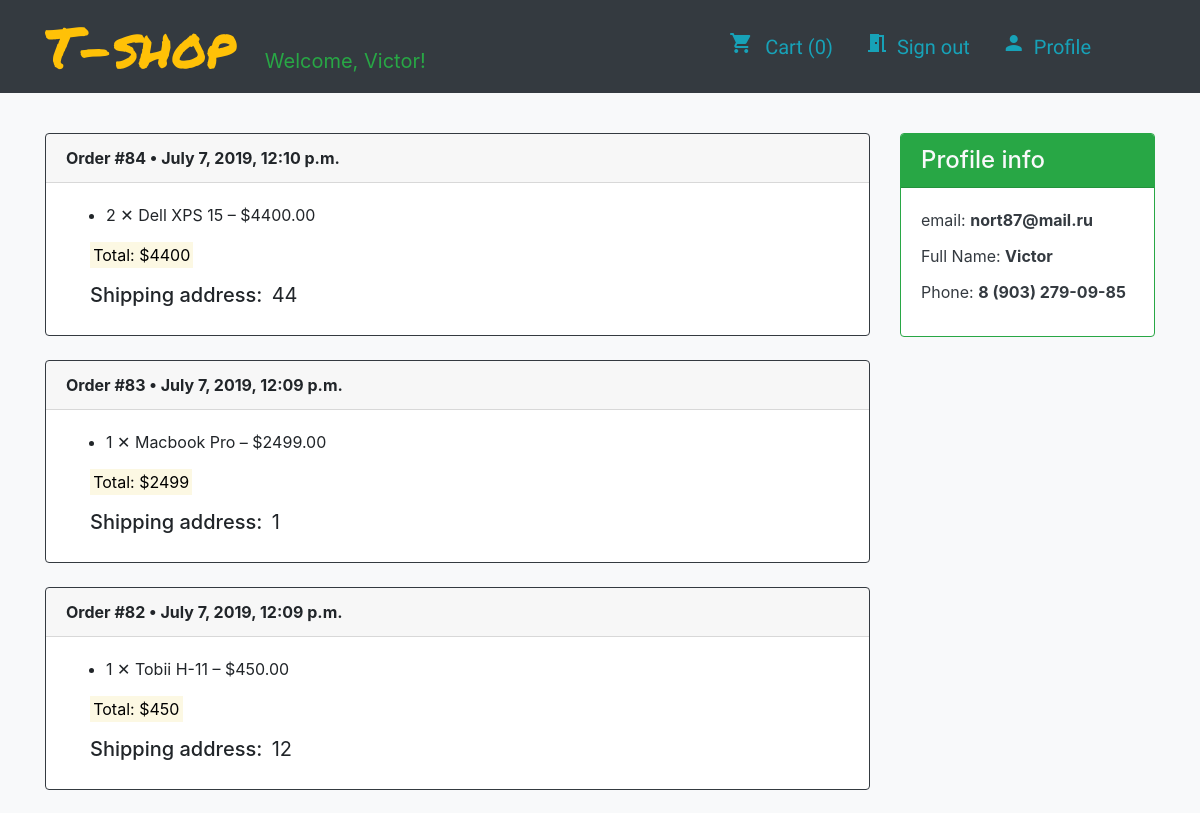
Before: /profile/ (signed in, upper part) with the older database file.
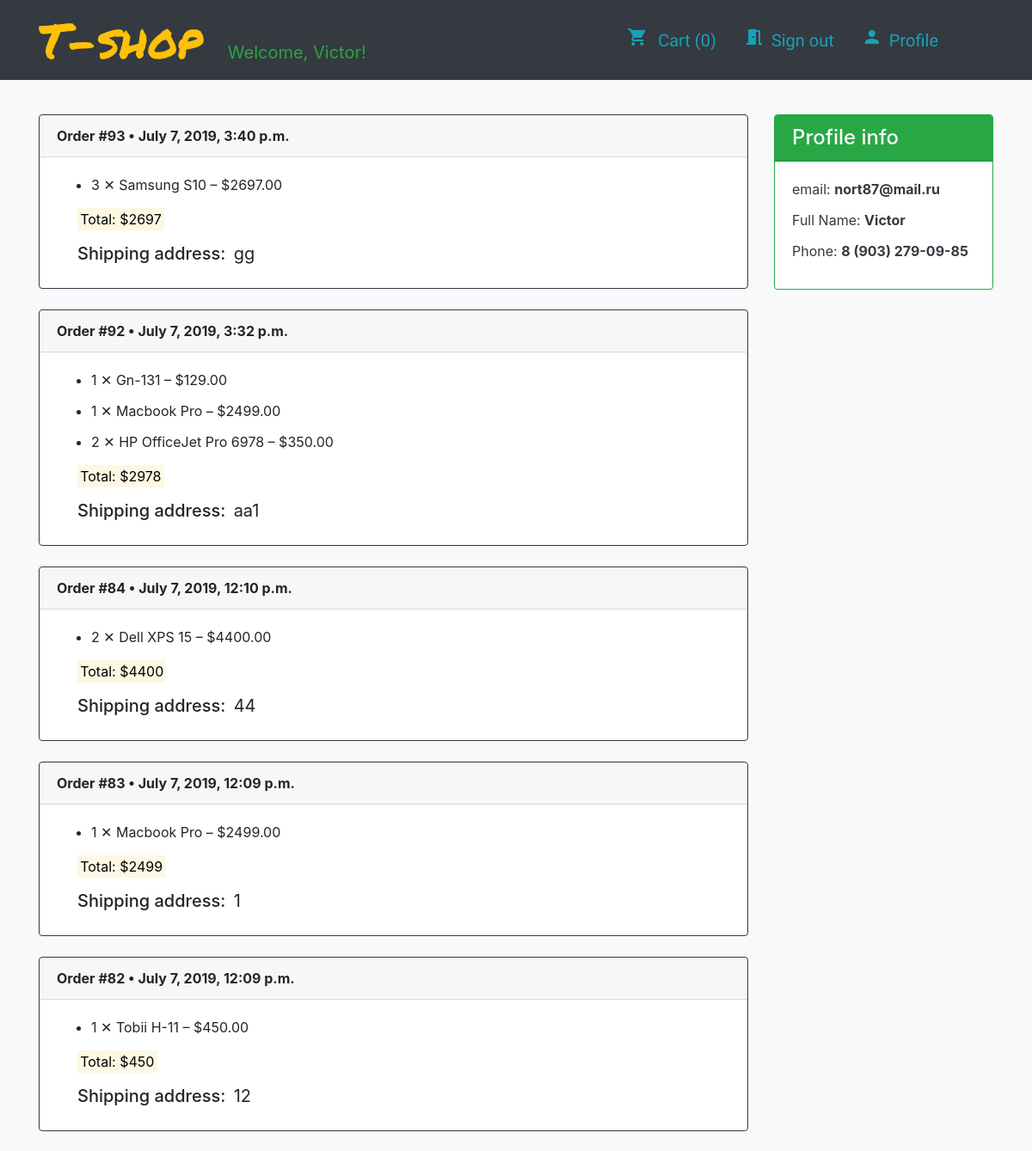
After: the same page with the newer database file.
### store/models.py (models this page shows, shortened)
class Order(models.Model):
    customer = models.ForeignKey(User, related_name='orders', on_delete=models.CASCADE)
    address = models.TextField(max_length=150)
    date = models.DateTimeField(auto_now_add=True)
    @property
    def total_price(self):
        return self.entries.aggregate(
            total_price=Sum(F('quantity')*F('product__price'),
            output_field=DecimalField())
        )['total_price']

class Entry(models.Model):
    order = models.ForeignKey('Order', related_name='entries', on_delete=models.CASCADE, null=True)
    product = models.ForeignKey(Product, on_delete=models.CASCADE)
    quantity = models.PositiveSmallIntegerField()
    class Meta:
        verbose_name_plural = 'entries'
    @property
    def price(self):
        return self.product.price * self.quantity

class Product(models.Model):
    name = models.CharField(max_length=255, db_index=True, unique=True)
    category = models.ForeignKey(Category, related_name='products', on_delete=models.CASCADE)
    description = models.TextField(blank=True)
    photo = models.ImageField(upload_to='products/', blank=True)
    price = models.DecimalField(max_digits=12, decimal_places=2)
    def __str__(self):
        return self.name

### user_profile/views.py (the view)
# urls.py: path('profile/', include('user_profile.urls')),
@login_required
def profile(request):
    context = {
        'orders': Order.objects.filter(customer=request.user),
        'cart': sum(request.session.get('cart', {}).values()),
    }
    return render(request, 'profile.html', context)

### store/templates/profile.html (shortened to what this page needs)
{% extends 'main.html' %}
{% load static %}
{% block content %}
<div class="container">
  <div class="row">
    <div class="col-9 mb-4">
      {% if orders %}
      {% for order in orders reversed %}
      <div class="card my-4 border-dark">
        <div class="card-header font-weight-bold">Order #{{ order.pk }} • {{ order.date }}</div>
        <div class="card-body">
          <ul>
            {% for entry in order.entries.all %}
            <li class="card-title">{{ entry.quantity }} ✕ {{ entry.product }} – ${{ entry.price }}</li>
            {% endfor %}
          </ul>
          <tr>
          <p class="ml-4"><mark>
            Total: ${{ order.total_price }}
          </mark></p>
          <h5 class="ml-4 mt-3">Shipping address: <span class="font-weight-normal ml-1">{{ order.address }}</span></h5>
        </div>
      </div>
      {% endfor %}
      {% else %}
      <p class="display-4 mt-5">You have no orders yet</p>
      {% endif %}
    </div>
    <div class="col-3">
      <div class="card text-dark bg-wight border-success border-2 mt-4">
        <div class="card-header h4 bg-success text-light">Profile info</div>
        <div class="card-body">
          <p class="card-title">email: <span class="font-weight-bold">{{ user.email }}</span></p>
          <p class="card-title">Full Name: <span class="font-weight-bold">{{ user.name }}</span></p>
          <p class="card-title">Phone: <span class="font-weight-bold">{{ user.phone }}</span></p>
        </div>
      </div>
    </div>
  </div>
</div>
{% endblock %}

Changed rows visible on the page:
added Order: pk "93", date "July 7, 2019, 3:40 p.m.", total_price "2697", address "gg"
added Entry: quantity "3", product "Samsung S10", price "2697.00", shown under "93"
added Order: pk "92", date "July 7, 2019, 3:32 p.m.", total_price "2978", address "aa1"
added Entry: quantity "1", product "Gn-131", price "129.00", shown under "92"
added Entry: quantity "1", product "Macbook Pro", price "2499.00", shown under "92"
added Entry: quantity "2", product "HP OfficeJet Pro 6978", price "350.00", shown under "92"
